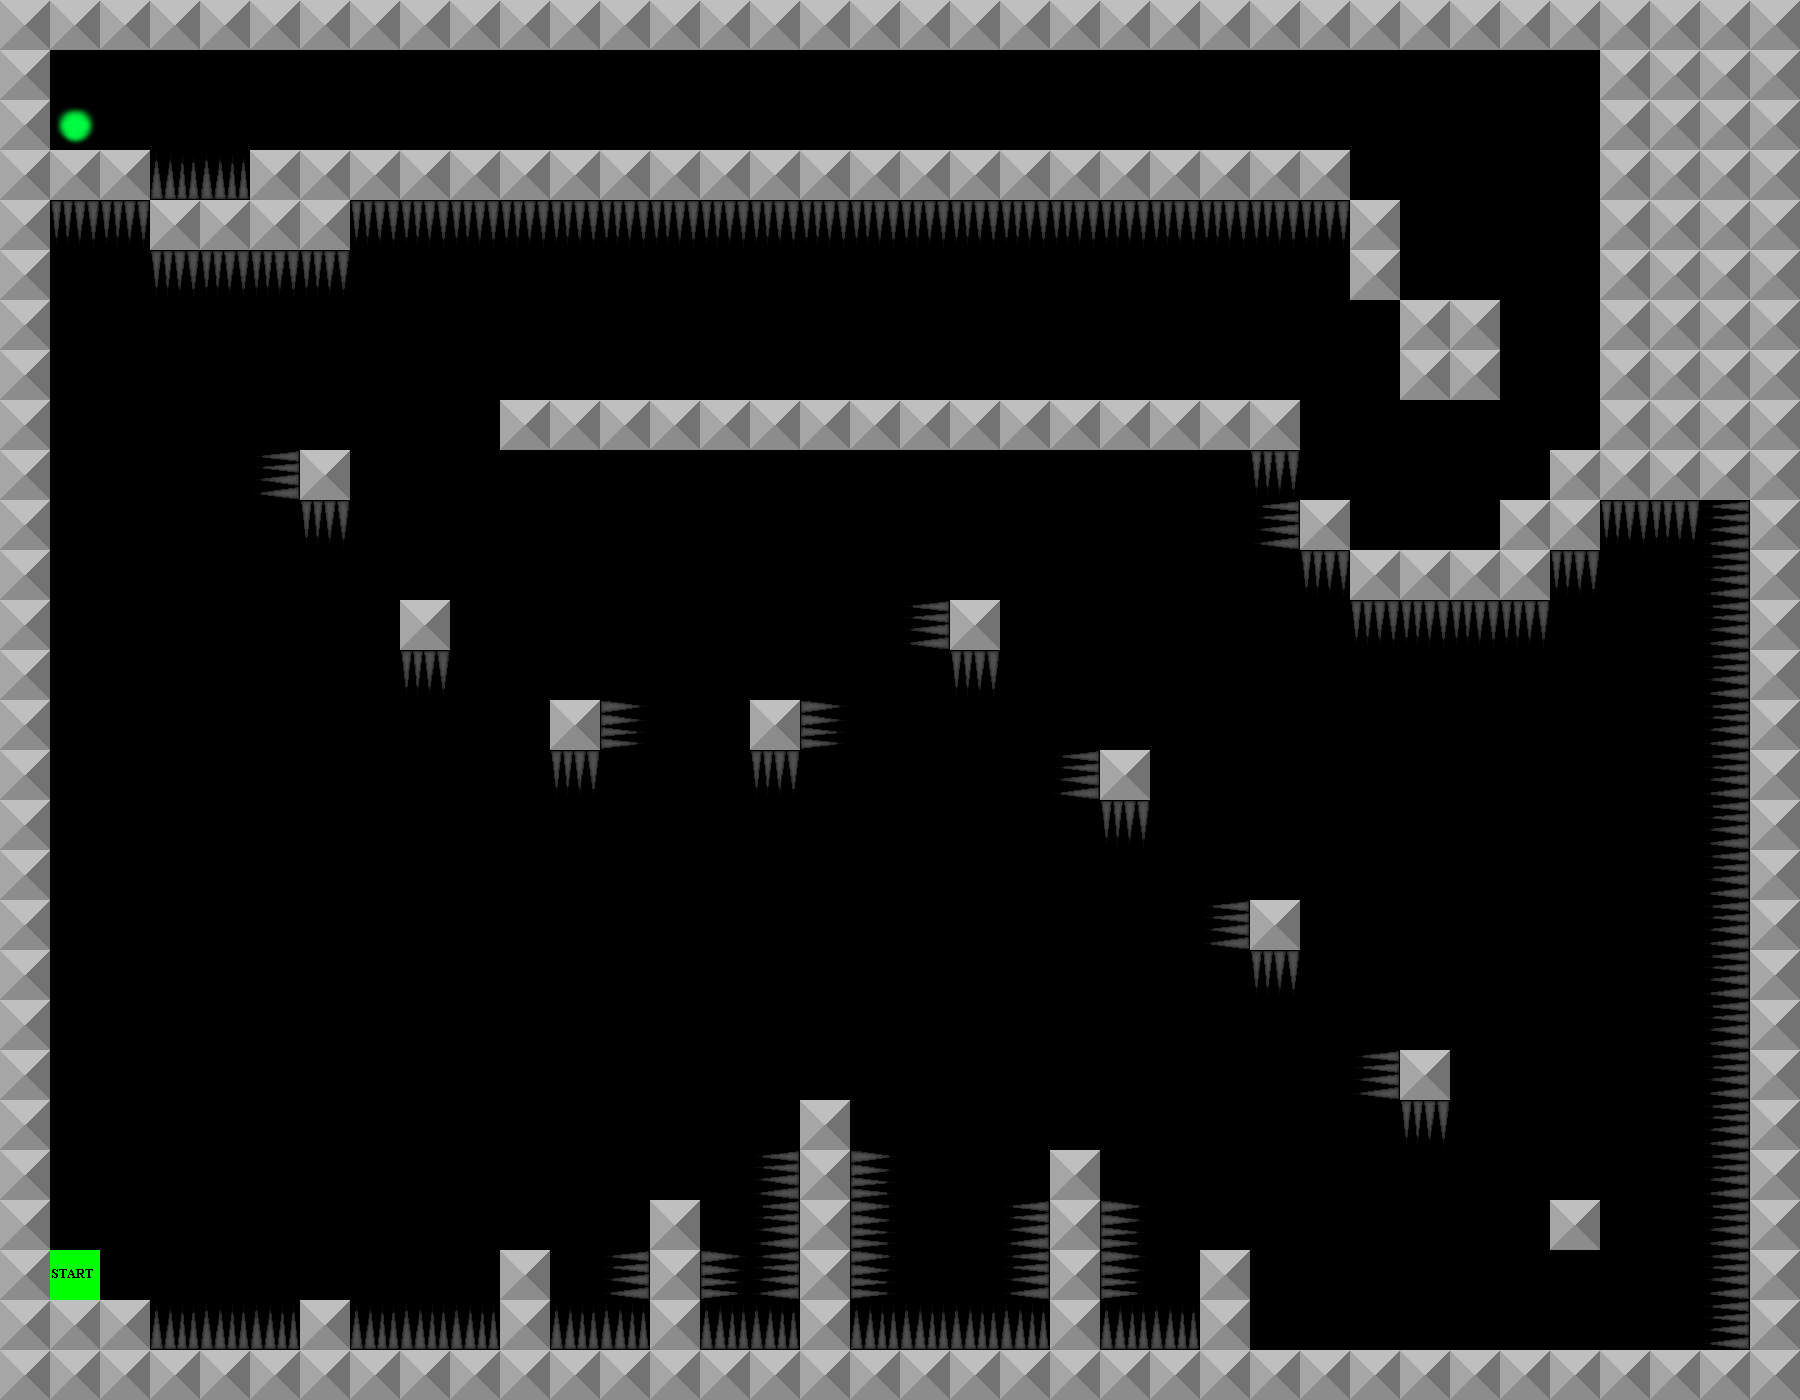

Rendered tile map (Tiled .tmx) drawn with the repository's tilesets; below, a short description and the full map source, tile grids included:
An orthogonal 36x28 tile map with 50x50 px tiles, 3 tile layers (Collision, Border, Start), 4 tilesets.

<map version="1.0" orientation="orthogonal" renderorder="right-down" width="36" height="28" tilewidth="50" tileheight="50">
 <tileset firstgid="1" name="Metal" tilewidth="50" tileheight="50">
  <image source="metal.png" trans="ff0004" width="50" height="50" />
  <tile id="0">
   <properties>
    <property name="collide" value="" />
   </properties>
  </tile>
 </tileset>
 <tileset firstgid="2" name="spikes" tilewidth="50" tileheight="50">
  <image source="spikes_matrix.png" trans="ff0004" width="200" height="50" />
  <tile id="0">
   <properties>
    <property name="deadly" value="" />
   </properties>
  </tile>
  <tile id="1">
   <properties>
    <property name="deadly" value="" />
   </properties>
  </tile>
  <tile id="2">
   <properties>
    <property name="deadly" value="" />
   </properties>
  </tile>
  <tile id="3">
   <properties>
    <property name="deadly" value="" />
   </properties>
  </tile>
 </tileset>
 <tileset firstgid="6" name="end" tilewidth="50" tileheight="50">
  <image source="end.png" trans="ff0004" width="50" height="50" />
  <tile id="0">
   <properties>
    <property name="end" value="" />
   </properties>
  </tile>
 </tileset>
 <tileset firstgid="7" name="start" tilewidth="50" tileheight="50">
  <image source="start.png" trans="ff0004" width="50" height="50" />
  <tile id="0">
   <properties>
    <property name="start" value="" />
   </properties>
  </tile>
 </tileset>
 <layer name="Collision" width="36" height="28">
  <data encoding="csv">
0,0,0,0,0,0,0,0,0,0,0,0,0,0,0,0,0,0,0,0,0,0,0,0,0,0,0,0,0,0,0,0,0,0,0,0,
0,0,0,0,0,0,0,0,0,0,0,0,0,0,0,0,0,0,0,0,0,0,0,0,0,0,0,0,0,0,0,0,1,1,1,0,
0,6,0,0,0,0,0,0,0,0,0,0,0,0,0,0,0,0,0,0,0,0,0,0,0,0,0,0,0,0,0,0,1,1,1,0,
0,1,1,2,2,1,1,1,1,1,1,1,1,1,1,1,1,1,1,1,1,1,1,1,1,1,1,0,0,0,0,0,1,1,1,0,
0,3,3,1,1,1,1,3,3,3,3,3,3,3,3,3,3,3,3,3,3,3,3,3,3,3,3,1,0,0,0,0,1,1,1,0,
0,0,0,3,3,3,3,0,0,0,0,0,0,0,0,0,0,0,0,0,0,0,0,0,0,0,0,1,0,0,0,0,1,1,1,0,
0,0,0,0,0,0,0,0,0,0,0,0,0,0,0,0,0,0,0,0,0,0,0,0,0,0,0,0,1,1,0,0,1,1,1,0,
0,0,0,0,0,0,0,0,0,0,0,0,0,0,0,0,0,0,0,0,0,0,0,0,0,0,0,0,1,1,0,0,1,1,1,0,
0,0,0,0,0,0,0,0,0,0,1,1,1,1,1,1,1,1,1,1,1,1,1,1,1,1,0,0,0,0,0,0,1,1,1,0,
0,0,0,0,0,4,1,0,0,0,0,0,0,0,0,0,0,0,0,0,0,0,0,0,0,3,0,0,0,0,0,1,1,1,1,0,
0,0,0,0,0,0,3,0,0,0,0,0,0,0,0,0,0,0,0,0,0,0,0,0,0,4,1,0,0,0,1,1,3,3,4,0,
0,0,0,0,0,0,0,0,0,0,0,0,0,0,0,0,0,0,0,0,0,0,0,0,0,0,3,1,1,1,1,3,0,0,4,0,
0,0,0,0,0,0,0,0,1,0,0,0,0,0,0,0,0,0,4,1,0,0,0,0,0,0,0,3,3,3,3,0,0,0,4,0,
0,0,0,0,0,0,0,0,3,0,0,0,0,0,0,0,0,0,0,3,0,0,0,0,0,0,0,0,0,0,0,0,0,0,4,0,
0,0,0,0,0,0,0,0,0,0,0,1,5,0,0,1,5,0,0,0,0,0,0,0,0,0,0,0,0,0,0,0,0,0,4,0,
0,0,0,0,0,0,0,0,0,0,0,3,0,0,0,3,0,0,0,0,0,4,1,0,0,0,0,0,0,0,0,0,0,0,4,0,
0,0,0,0,0,0,0,0,0,0,0,0,0,0,0,0,0,0,0,0,0,0,3,0,0,0,0,0,0,0,0,0,0,0,4,0,
0,0,0,0,0,0,0,0,0,0,0,0,0,0,0,0,0,0,0,0,0,0,0,0,0,0,0,0,0,0,0,0,0,0,4,0,
0,0,0,0,0,0,0,0,0,0,0,0,0,0,0,0,0,0,0,0,0,0,0,0,4,1,0,0,0,0,0,0,0,0,4,0,
0,0,0,0,0,0,0,0,0,0,0,0,0,0,0,0,0,0,0,0,0,0,0,0,0,3,0,0,0,0,0,0,0,0,4,4,
0,0,0,0,0,0,0,0,0,0,0,0,0,0,0,0,0,0,0,0,0,0,0,0,0,0,0,0,0,0,0,0,0,0,4,4,
0,0,0,0,0,0,0,0,0,0,0,0,0,0,0,0,0,0,0,0,0,0,0,0,0,0,0,4,1,0,0,0,0,0,4,4,
0,0,0,0,0,0,0,0,0,0,0,0,0,0,0,0,1,0,0,0,0,0,0,0,0,0,0,0,3,0,0,0,0,0,4,4,
0,0,0,0,0,0,0,0,0,0,0,0,0,0,0,4,1,5,0,0,0,1,0,0,0,0,0,0,0,0,0,0,0,0,4,4,
0,0,0,0,0,0,0,0,0,0,0,0,0,1,0,4,1,5,0,0,4,1,5,0,0,0,0,0,0,0,0,1,0,0,4,4,
0,0,0,0,0,0,0,0,0,0,1,0,4,1,5,4,1,5,0,0,4,1,5,0,1,0,0,0,0,0,0,0,0,0,4,0,
0,1,1,2,2,2,1,2,2,2,1,2,2,1,2,2,1,2,2,2,2,1,2,2,1,0,0,0,0,0,0,0,0,0,4,0,
0,0,0,0,0,0,0,0,0,0,0,0,0,0,0,0,0,0,0,0,0,0,0,0,0,0,0,0,0,0,0,0,0,0,0,0
</data>
 </layer>
 <layer name="Border" width="36" height="28">
  <data encoding="csv">
1,1,1,1,1,1,1,1,1,1,1,1,1,1,1,1,1,1,1,1,1,1,1,1,1,1,1,1,1,1,1,1,1,1,1,1,
1,0,0,0,0,0,0,0,0,0,0,0,0,0,0,0,0,0,0,0,0,0,0,0,0,0,0,0,0,0,0,0,0,0,0,1,
1,0,0,0,0,0,0,0,0,0,0,0,0,0,0,0,0,0,0,0,0,0,0,0,0,0,0,0,0,0,0,0,0,0,0,1,
1,0,0,0,0,0,0,0,0,0,0,0,0,0,0,0,0,0,0,0,0,0,0,0,0,0,0,0,0,0,0,0,0,0,0,1,
1,0,0,0,0,0,0,0,0,0,0,0,0,0,0,0,0,0,0,0,0,0,0,0,0,0,0,0,0,0,0,0,0,0,0,1,
1,0,0,0,0,0,0,0,0,0,0,0,0,0,0,0,0,0,0,0,0,0,0,0,0,0,0,0,0,0,0,0,0,0,0,1,
1,0,0,0,0,0,0,0,0,0,0,0,0,0,0,0,0,0,0,0,0,0,0,0,0,0,0,0,0,0,0,0,0,0,0,1,
1,0,0,0,0,0,0,0,0,0,0,0,0,0,0,0,0,0,0,0,0,0,0,0,0,0,0,0,0,0,0,0,0,0,0,1,
1,0,0,0,0,0,0,0,0,0,0,0,0,0,0,0,0,0,0,0,0,0,0,0,0,0,0,0,0,0,0,0,0,0,0,1,
1,0,0,0,0,0,0,0,0,0,0,0,0,0,0,0,0,0,0,0,0,0,0,0,0,0,0,0,0,0,0,0,0,0,0,1,
1,0,0,0,0,0,0,0,0,0,0,0,0,0,0,0,0,0,0,0,0,0,0,0,0,0,0,0,0,0,0,0,0,0,0,1,
1,0,0,0,0,0,0,0,0,0,0,0,0,0,0,0,0,0,0,0,0,0,0,0,0,0,0,0,0,0,0,0,0,0,0,1,
1,0,0,0,0,0,0,0,0,0,0,0,0,0,0,0,0,0,0,0,0,0,0,0,0,0,0,0,0,0,0,0,0,0,0,1,
1,0,0,0,0,0,0,0,0,0,0,0,0,0,0,0,0,0,0,0,0,0,0,0,0,0,0,0,0,0,0,0,0,0,0,1,
1,0,0,0,0,0,0,0,0,0,0,0,0,0,0,0,0,0,0,0,0,0,0,0,0,0,0,0,0,0,0,0,0,0,0,1,
1,0,0,0,0,0,0,0,0,0,0,0,0,0,0,0,0,0,0,0,0,0,0,0,0,0,0,0,0,0,0,0,0,0,0,1,
1,0,0,0,0,0,0,0,0,0,0,0,0,0,0,0,0,0,0,0,0,0,0,0,0,0,0,0,0,0,0,0,0,0,0,1,
1,0,0,0,0,0,0,0,0,0,0,0,0,0,0,0,0,0,0,0,0,0,0,0,0,0,0,0,0,0,0,0,0,0,0,1,
1,0,0,0,0,0,0,0,0,0,0,0,0,0,0,0,0,0,0,0,0,0,0,0,0,0,0,0,0,0,0,0,0,0,0,1,
1,0,0,0,0,0,0,0,0,0,0,0,0,0,0,0,0,0,0,0,0,0,0,0,0,0,0,0,0,0,0,0,0,0,0,1,
1,0,0,0,0,0,0,0,0,0,0,0,0,0,0,0,0,0,0,0,0,0,0,0,0,0,0,0,0,0,0,0,0,0,0,1,
1,0,0,0,0,0,0,0,0,0,0,0,0,0,0,0,0,0,0,0,0,0,0,0,0,0,0,0,0,0,0,0,0,0,0,1,
1,0,0,0,0,0,0,0,0,0,0,0,0,0,0,0,0,0,0,0,0,0,0,0,0,0,0,0,0,0,0,0,0,0,0,1,
1,0,0,0,0,0,0,0,0,0,0,0,0,0,0,0,0,0,0,0,0,0,0,0,0,0,0,0,0,0,0,0,0,0,0,1,
1,0,0,0,0,0,0,0,0,0,0,0,0,0,0,0,0,0,0,0,0,0,0,0,0,0,0,0,0,0,0,0,0,0,0,1,
1,0,0,0,0,0,0,0,0,0,0,0,0,0,0,0,0,0,0,0,0,0,0,0,0,0,0,0,0,0,0,0,0,0,0,1,
1,0,0,0,0,0,0,0,0,0,0,0,0,0,0,0,0,0,0,0,0,0,0,0,0,0,0,0,0,0,0,0,0,0,0,1,
1,1,1,1,1,1,1,1,1,1,1,1,1,1,1,1,1,1,1,1,1,1,1,1,1,1,1,1,1,1,1,1,1,1,1,1
</data>
 </layer>
 <layer name="Start" width="36" height="28">
  <data encoding="csv">
0,0,0,0,0,0,0,0,0,0,0,0,0,0,0,0,0,0,0,0,0,0,0,0,0,0,0,0,0,0,0,0,0,0,0,0,
0,0,0,0,0,0,0,0,0,0,0,0,0,0,0,0,0,0,0,0,0,0,0,0,0,0,0,0,0,0,0,0,0,0,0,0,
0,0,0,0,0,0,0,0,0,0,0,0,0,0,0,0,0,0,0,0,0,0,0,0,0,0,0,0,0,0,0,0,0,0,0,0,
0,0,0,0,0,0,0,0,0,0,0,0,0,0,0,0,0,0,0,0,0,0,0,0,0,0,0,0,0,0,0,0,0,0,0,0,
0,0,0,0,0,0,0,0,0,0,0,0,0,0,0,0,0,0,0,0,0,0,0,0,0,0,0,0,0,0,0,0,0,0,0,0,
0,0,0,0,0,0,0,0,0,0,0,0,0,0,0,0,0,0,0,0,0,0,0,0,0,0,0,0,0,0,0,0,0,0,0,0,
0,0,0,0,0,0,0,0,0,0,0,0,0,0,0,0,0,0,0,0,0,0,0,0,0,0,0,0,0,0,0,0,0,0,0,0,
0,0,0,0,0,0,0,0,0,0,0,0,0,0,0,0,0,0,0,0,0,0,0,0,0,0,0,0,0,0,0,0,0,0,0,0,
0,0,0,0,0,0,0,0,0,0,0,0,0,0,0,0,0,0,0,0,0,0,0,0,0,0,0,0,0,0,0,0,0,0,0,0,
0,0,0,0,0,0,0,0,0,0,0,0,0,0,0,0,0,0,0,0,0,0,0,0,0,0,0,0,0,0,0,0,0,0,0,0,
0,0,0,0,0,0,0,0,0,0,0,0,0,0,0,0,0,0,0,0,0,0,0,0,0,0,0,0,0,0,0,0,0,0,0,0,
0,0,0,0,0,0,0,0,0,0,0,0,0,0,0,0,0,0,0,0,0,0,0,0,0,0,0,0,0,0,0,0,0,0,0,0,
0,0,0,0,0,0,0,0,0,0,0,0,0,0,0,0,0,0,0,0,0,0,0,0,0,0,0,0,0,0,0,0,0,0,0,0,
0,0,0,0,0,0,0,0,0,0,0,0,0,0,0,0,0,0,0,0,0,0,0,0,0,0,0,0,0,0,0,0,0,0,0,0,
0,0,0,0,0,0,0,0,0,0,0,0,0,0,0,0,0,0,0,0,0,0,0,0,0,0,0,0,0,0,0,0,0,0,0,0,
0,0,0,0,0,0,0,0,0,0,0,0,0,0,0,0,0,0,0,0,0,0,0,0,0,0,0,0,0,0,0,0,0,0,0,0,
0,0,0,0,0,0,0,0,0,0,0,0,0,0,0,0,0,0,0,0,0,0,0,0,0,0,0,0,0,0,0,0,0,0,0,0,
0,0,0,0,0,0,0,0,0,0,0,0,0,0,0,0,0,0,0,0,0,0,0,0,0,0,0,0,0,0,0,0,0,0,0,0,
0,0,0,0,0,0,0,0,0,0,0,0,0,0,0,0,0,0,0,0,0,0,0,0,0,0,0,0,0,0,0,0,0,0,0,0,
0,0,0,0,0,0,0,0,0,0,0,0,0,0,0,0,0,0,0,0,0,0,0,0,0,0,0,0,0,0,0,0,0,0,0,0,
0,0,0,0,0,0,0,0,0,0,0,0,0,0,0,0,0,0,0,0,0,0,0,0,0,0,0,0,0,0,0,0,0,0,0,0,
0,0,0,0,0,0,0,0,0,0,0,0,0,0,0,0,0,0,0,0,0,0,0,0,0,0,0,0,0,0,0,0,0,0,0,0,
0,0,0,0,0,0,0,0,0,0,0,0,0,0,0,0,0,0,0,0,0,0,0,0,0,0,0,0,0,0,0,0,0,0,0,0,
0,0,0,0,0,0,0,0,0,0,0,0,0,0,0,0,0,0,0,0,0,0,0,0,0,0,0,0,0,0,0,0,0,0,0,0,
0,0,0,0,0,0,0,0,0,0,0,0,0,0,0,0,0,0,0,0,0,0,0,0,0,0,0,0,0,0,0,0,0,0,0,0,
0,7,0,0,0,0,0,0,0,0,0,0,0,0,0,0,0,0,0,0,0,0,0,0,0,0,0,0,0,0,0,0,0,0,0,0,
0,0,0,0,0,0,0,0,0,0,0,0,0,0,0,0,0,0,0,0,0,0,0,0,0,0,0,0,0,0,0,0,0,0,0,0,
0,0,0,0,0,0,0,0,0,0,0,0,0,0,0,0,0,0,0,0,0,0,0,0,0,0,0,0,0,0,0,0,0,0,0,0
</data>
 </layer>
</map>
